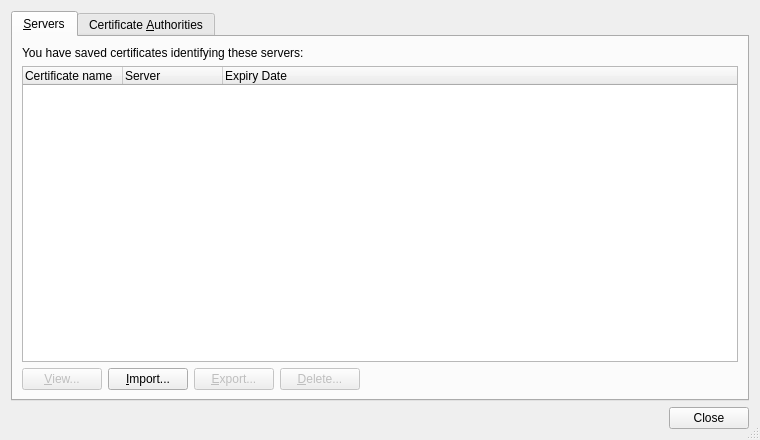
<?xml version="1.0" encoding="UTF-8"?>
<ui version="4.0">
 <class>EricSslCertificatesDialog</class>
 <widget class="QDialog" name="EricSslCertificatesDialog">
  <property name="geometry">
   <rect>
    <x>0</x>
    <y>0</y>
    <width>760</width>
    <height>440</height>
   </rect>
  </property>
  <property name="windowTitle">
   <string>SSL Certificate Manager</string>
  </property>
  <property name="sizeGripEnabled">
   <bool>true</bool>
  </property>
  <layout class="QVBoxLayout" name="verticalLayout">
   <item>
    <widget class="QTabWidget" name="certificatesWidget">
     <property name="currentIndex">
      <number>0</number>
     </property>
     <widget class="QWidget" name="serversTab">
      <attribute name="title">
       <string>&amp;Servers</string>
      </attribute>
      <layout class="QVBoxLayout" name="verticalLayout_2">
       <item>
        <widget class="QLabel" name="label">
         <property name="text">
          <string>You have saved certificates identifying these servers:</string>
         </property>
        </widget>
       </item>
       <item>
        <widget class="QTreeWidget" name="serversCertificatesTree">
         <column>
          <property name="text">
           <string>Certificate name</string>
          </property>
         </column>
         <column>
          <property name="text">
           <string>Server</string>
          </property>
         </column>
         <column>
          <property name="text">
           <string>Expiry Date</string>
          </property>
         </column>
        </widget>
       </item>
       <item>
        <layout class="QHBoxLayout" name="horizontalLayout">
         <item>
          <widget class="QPushButton" name="serversViewButton">
           <property name="enabled">
            <bool>false</bool>
           </property>
           <property name="toolTip">
            <string>Press to view the selected certificate</string>
           </property>
           <property name="text">
            <string>&amp;View...</string>
           </property>
          </widget>
         </item>
         <item>
          <widget class="QPushButton" name="serversImportButton">
           <property name="toolTip">
            <string>Press to import a certificate</string>
           </property>
           <property name="text">
            <string>&amp;Import...</string>
           </property>
          </widget>
         </item>
         <item>
          <widget class="QPushButton" name="serversExportButton">
           <property name="enabled">
            <bool>false</bool>
           </property>
           <property name="toolTip">
            <string>Press to export the selected certificate</string>
           </property>
           <property name="text">
            <string>&amp;Export...</string>
           </property>
          </widget>
         </item>
         <item>
          <widget class="QPushButton" name="serversDeleteButton">
           <property name="enabled">
            <bool>false</bool>
           </property>
           <property name="toolTip">
            <string>Press to delete the selected certificate</string>
           </property>
           <property name="text">
            <string>&amp;Delete...</string>
           </property>
          </widget>
         </item>
         <item>
          <spacer name="horizontalSpacer">
           <property name="orientation">
            <enum>Qt::Horizontal</enum>
           </property>
           <property name="sizeHint" stdset="0">
            <size>
             <width>40</width>
             <height>20</height>
            </size>
           </property>
          </spacer>
         </item>
        </layout>
       </item>
      </layout>
     </widget>
     <widget class="QWidget" name="caTab">
      <attribute name="title">
       <string>Certificate &amp;Authorities</string>
      </attribute>
      <layout class="QVBoxLayout" name="verticalLayout_3">
       <item>
        <widget class="QLabel" name="label_2">
         <property name="text">
          <string>You have saved certificates identifying these certification authorities:</string>
         </property>
        </widget>
       </item>
       <item>
        <widget class="QTreeWidget" name="caCertificatesTree">
         <column>
          <property name="text">
           <string>Certificate name</string>
          </property>
         </column>
         <column>
          <property name="text">
           <string>Expiry Date</string>
          </property>
         </column>
        </widget>
       </item>
       <item>
        <layout class="QHBoxLayout" name="horizontalLayout_2">
         <item>
          <widget class="QPushButton" name="caViewButton">
           <property name="enabled">
            <bool>false</bool>
           </property>
           <property name="toolTip">
            <string>Press to view the selected certificate</string>
           </property>
           <property name="text">
            <string>&amp;View...</string>
           </property>
          </widget>
         </item>
         <item>
          <widget class="QPushButton" name="caImportButton">
           <property name="toolTip">
            <string>Press to import a certificate</string>
           </property>
           <property name="text">
            <string>&amp;Import...</string>
           </property>
          </widget>
         </item>
         <item>
          <widget class="QPushButton" name="caExportButton">
           <property name="enabled">
            <bool>false</bool>
           </property>
           <property name="toolTip">
            <string>Press to export the selected certificate</string>
           </property>
           <property name="text">
            <string>&amp;Export...</string>
           </property>
          </widget>
         </item>
         <item>
          <widget class="QPushButton" name="caDeleteButton">
           <property name="enabled">
            <bool>false</bool>
           </property>
           <property name="toolTip">
            <string>Press to delete the selected certificate</string>
           </property>
           <property name="text">
            <string>&amp;Delete...</string>
           </property>
          </widget>
         </item>
         <item>
          <spacer name="horizontalSpacer_2">
           <property name="orientation">
            <enum>Qt::Horizontal</enum>
           </property>
           <property name="sizeHint" stdset="0">
            <size>
             <width>40</width>
             <height>20</height>
            </size>
           </property>
          </spacer>
         </item>
        </layout>
       </item>
      </layout>
     </widget>
    </widget>
   </item>
   <item>
    <widget class="QDialogButtonBox" name="buttonBox">
     <property name="orientation">
      <enum>Qt::Horizontal</enum>
     </property>
     <property name="standardButtons">
      <set>QDialogButtonBox::Close</set>
     </property>
    </widget>
   </item>
  </layout>
 </widget>
 <tabstops>
  <tabstop>certificatesWidget</tabstop>
  <tabstop>serversCertificatesTree</tabstop>
  <tabstop>serversViewButton</tabstop>
  <tabstop>serversImportButton</tabstop>
  <tabstop>serversExportButton</tabstop>
  <tabstop>serversDeleteButton</tabstop>
  <tabstop>caCertificatesTree</tabstop>
  <tabstop>caViewButton</tabstop>
  <tabstop>caImportButton</tabstop>
  <tabstop>caExportButton</tabstop>
  <tabstop>caDeleteButton</tabstop>
  <tabstop>buttonBox</tabstop>
 </tabstops>
 <resources/>
 <connections>
  <connection>
   <sender>buttonBox</sender>
   <signal>accepted()</signal>
   <receiver>EricSslCertificatesDialog</receiver>
   <slot>accept()</slot>
   <hints>
    <hint type="sourcelabel">
     <x>248</x>
     <y>254</y>
    </hint>
    <hint type="destinationlabel">
     <x>157</x>
     <y>274</y>
    </hint>
   </hints>
  </connection>
  <connection>
   <sender>buttonBox</sender>
   <signal>rejected()</signal>
   <receiver>EricSslCertificatesDialog</receiver>
   <slot>reject()</slot>
   <hints>
    <hint type="sourcelabel">
     <x>316</x>
     <y>260</y>
    </hint>
    <hint type="destinationlabel">
     <x>286</x>
     <y>274</y>
    </hint>
   </hints>
  </connection>
 </connections>
</ui>
